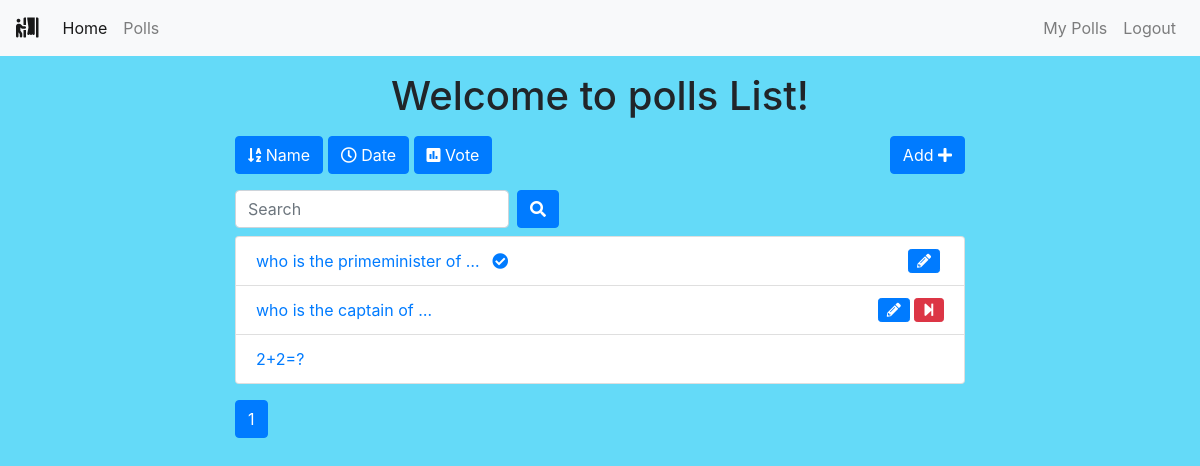
The app's page /polls/list/ (signed in) with its own data.
### polls/models.py (models this page shows, shortened)
class Poll(models.Model):
    owner = models.ForeignKey(User, on_delete=models.CASCADE)
    text = models.TextField()
    pub_date = models.DateTimeField(default=timezone.now)
    active = models.BooleanField(default=True)
    id = models.BigAutoField(primary_key=True)

### polls/views.py (the view)
# urls.py: path('list/', views.polls_list, name='list'),
@login_required()
def polls_list(request):
    all_polls = Poll.objects.all()
    search_term = ''
    if 'name' in request.GET:
        all_polls = all_polls.order_by('text')
    if 'date' in request.GET:
        all_polls = all_polls.order_by('pub_date')
    if 'vote' in request.GET:
        all_polls = all_polls.annotate(Count('vote')).order_by('vote__count')
    if 'search' in request.GET:
        search_term = request.GET['search']
        all_polls = all_polls.filter(text__icontains=search_term)
    paginator = Paginator(all_polls, 6)  # Show 6 contacts per page
    page = request.GET.get('page')
    polls = paginator.get_page(page)
    get_dict_copy = request.GET.copy()
    params = get_dict_copy.pop('page', True) and get_dict_copy.urlencode()
    print(params)
    context = {
        'polls': polls,
        'params': params,
        'search_term': search_term,
    }
    return render(request, 'polls/polls_list.html', context)

### polls/templates/polls/polls_list.html (shortened to what this page needs)
{% extends 'base.html' %}
{% block content %}
<div class="container">
    <div class="row">
        <div class="col-md-8 offset-sm-2">
            <h1 class="text-center mt-3 mb-3">Welcome to polls List!</h1>
            <a class="btn btn-{% if 'name' in request.GET %}warning{% else %}primary{% endif %} mb-3" href="?name=True"
                role="button"><i class="fas fa-sort-alpha-down"></i>
                Name</a>
            <a class="btn btn-{% if 'date' in request.GET %}warning{% else %}primary{% endif %} mb-3" href="?date=True"
                role="button"><i class="far fa-clock"></i> Date</a>
            <a class="btn btn-{% if 'vote' in request.GET %}warning{% else %}primary{% endif %} mb-3" href="?vote=True"
                role="button"><i class="fas fa-poll"></i> Vote</a>
            <a class="btn btn-primary mb-3 float-right" href="{% url 'polls:add' %}" role="button">Add <i class="fas fa-plus"></i></a>
            <form class="form-inline">
                <div class="form-group mr-sm-2 mb-2">
                    <input type="search" class="form-control" name="search" placeholder="Search" value={{ search_term }}>
                </div>
                <button type="submit" class="btn btn-primary mb-2"><i class="fas fa-search"></i></button>
            </form>
            <ul class="list-group">
                {% for poll in polls %}
                <li class="list-group-item"><a href="{% url 'polls:detail' poll.id %}">{{ poll.text|truncatewords:5 }}
                        {% if not poll.active%}
                        <i class="fas fa-check-circle ml-2"></i>
                        {% endif %}
                    </a>
                    {% if request.user == poll.owner %}
                    {% if poll.active %}
                    <a href="{% url 'polls:end_poll' poll.id %}" data-toggle="tooltip" data-placement="top" title="End Poll"
                        onclick="return confirm('Are you sure ?')"><i class="fas fa-step-forward float-right btn btn-danger btn-sm"></i></a>
                    {% endif %}
                    <a href="{% url 'polls:edit' poll.id %}" class="mr-3" data-toggle="tooltip" data-placement="top"
                        title="Edit Poll"><i class="fas fa-pencil-alt float-right btn btn-primary btn-sm mr-1"></i></a>
                    {% endif %}
                </li>
                {% endfor %}
            </ul>
            <nav class="mt-3">
                <ul class="pagination">
                    <li class="page-item active"><a class="page-link" href="">{{ polls.number }}</a></li>
                </ul>
            </nav>
        </div>
    </div>
</div>
{% endblock content %}

### polls/templates/polls/polls_list.html (style rules this page uses)
body { background-color:rgba(7, 197, 244, 0.625); }

### records on screen
Poll: text "who is the primeminister of …", active False (drawn)
Poll: text "who is the captain of …", active True (drawn)
Poll: text "2+2=?"

### other values on screen
{{ polls.number }} "1"
